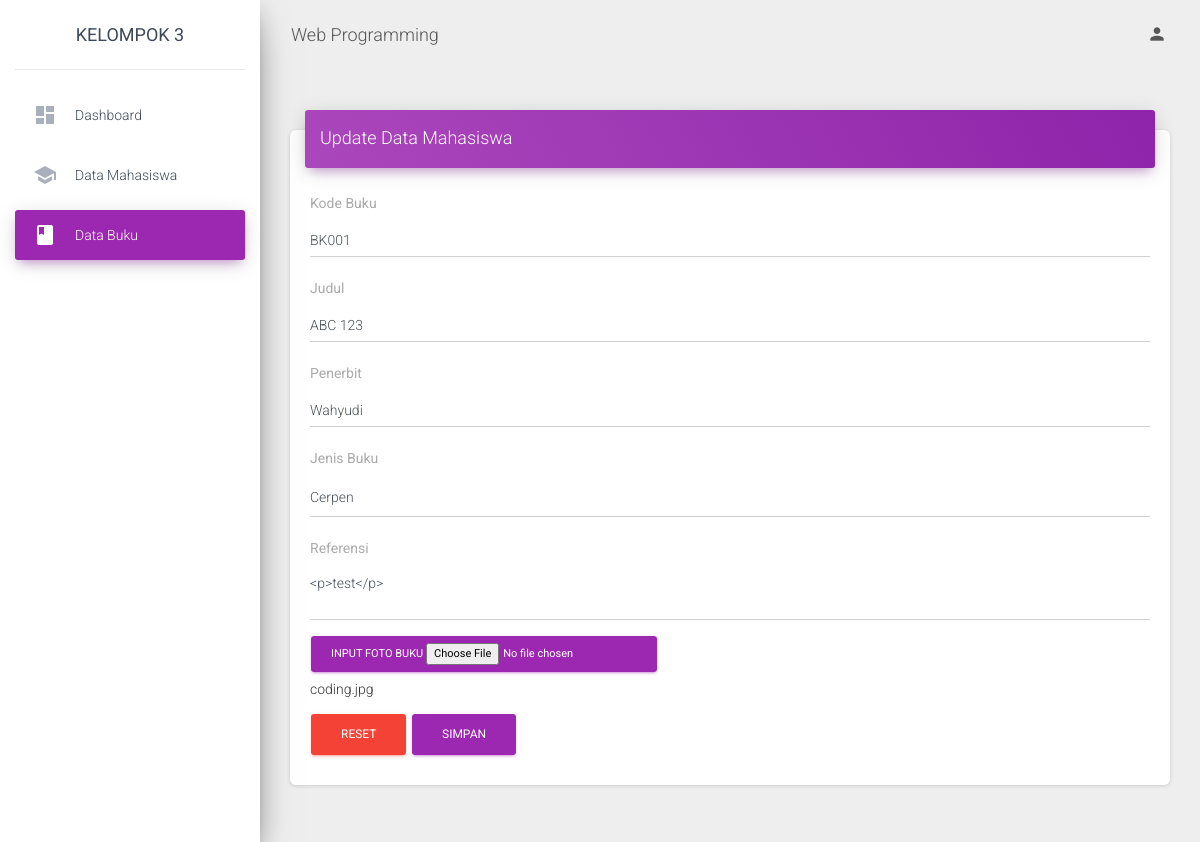
Page /index.php?page=editBuku&id=2 (signed in) on the committed database.
### tables this page shows
CREATE TABLE `buku` (
  `id` int(11) NOT NULL,
  `kode` varchar(10) NOT NULL,
  `judul_buku` varchar(50) NOT NULL,
  `penerbit` varchar(50) NOT NULL,
  `jenis_buku` varchar(50) NOT NULL,
  `referensi` text NOT NULL,
  `gambar` varchar(255) NOT NULL
);

### editBuku.php (the view, shortened to what this page needs)
<?php
	$edit=$mysqli->query("SElECT * FROM buku where id='$_GET[id]'");
	$e=mysqli_fetch_array($edit);
?>
<div class="card">
	<div class="card-header card-header-primary">
		<h4 class="card-title ">Update Data Mahasiswa</h4>
	</div>
	<div class="card-body">
		<form name="form_mahasiswa" action="index.php?page=updateBuku" method="post" enctype="multipart/form-data">
			<div class="form-group">
				<label for="kode">Kode Buku</label>
				<input type="text" class="form-control" id="kode" placeholder="Input Kode Buku" name="kode" required value="<?php echo $e['kode'];?>">
			</div>
			<div class="form-group">
				<label for="judul">Judul</label>
				<input type="text" class="form-control" id="judul" placeholder="Input Judul Buku" name="judul" required value="<?php echo $e['judul_buku'];?>">
			</div>
			<div class="form-group">
				<label for="penerbit">Penerbit</label>
				<input type="text" class="form-control" id="penerbit" placeholder="Input Penerbit Buku" name="penerbit" required value="<?php echo $e['penerbit'];?>">
			</div>
			<div class="form-group">
				<label for="jenis">Jenis Buku</label>
				<select name="jenis" class="form-control" id="jenis" name="jenis" required>
					<option value="<?php echo $e['jenis_buku'];?>"><?php echo $e['jenis_buku'];?></option>
				</select>
			</div>
			<div class="form-group">
				<label for="referensi">Referensi</label>
				<textarea class="form-control editor" id="referensi" placeholder="Referensi" name="referensi" required><?php echo $e['referensi'];?></textarea>
			</div>
			<div class="file-field">
				<div class="btn btn-primary btn-sm">
					<span for="Gambar">Input Foto Buku</span>
					<input type="file" id="gambar" name="gambar">
				</div>
			</div>
			<span><?php echo $e['gambar'];?></span>
			<div class="form-group">
				<button type="reset" class="btn btn-danger">Reset</button>
				<button type="submit" class="btn btn-primary">Simpan</button>
			</div>
		</form>
	</div>
</div>

### rows in the picture
buku: kode "BK001", judul "ABC 123", penerbit "Wahyudi", jenis "Cerpen", referensi "<p>test</p>", gambar "coding.jpg"
